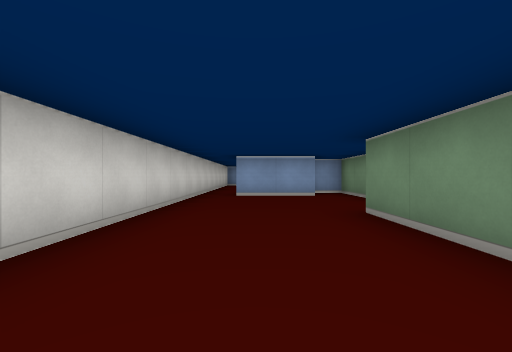
View 1 (above)

16 first-person views from a walk through a cub3D level. The camera is about half as high as the walls, looks level and sees 90° across. The floor is counted in squares. Each view is taken from the middle of a square. On the plan, view 1 faces up. The plan holds only what a view shows up to about 9 squares ahead; the rest is blank. The place goes on beyond the plan.

View 2
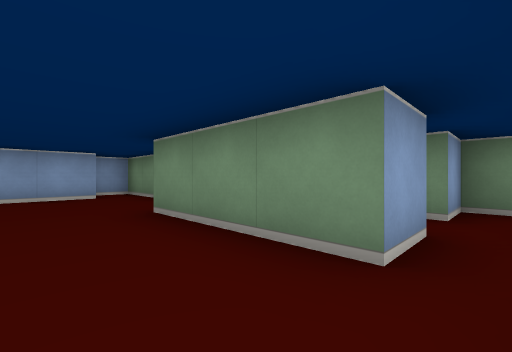

View 3
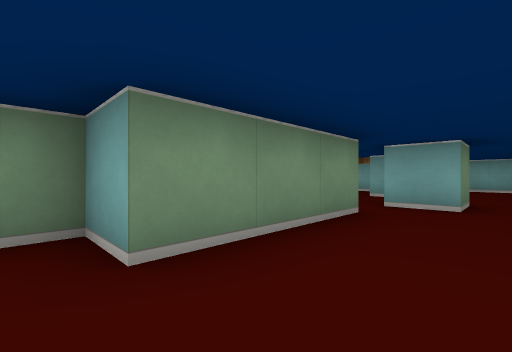

View 4
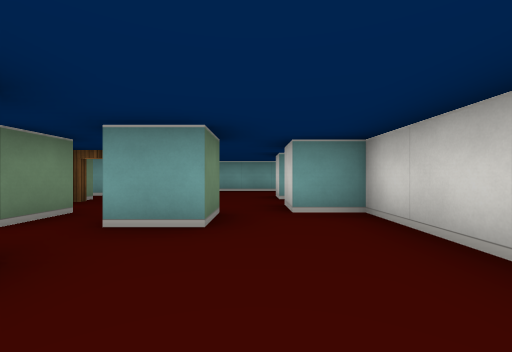

View 5
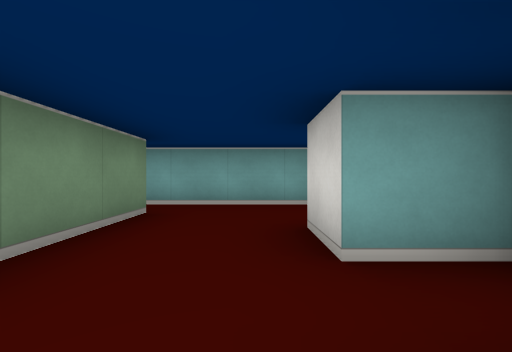

View 6
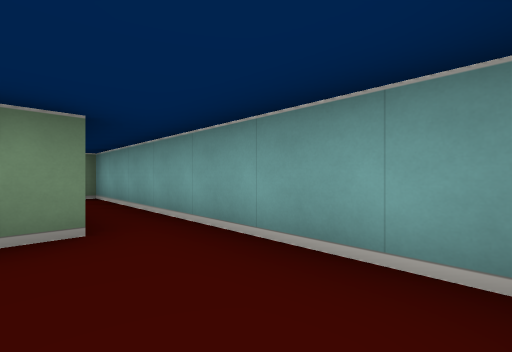

View 7
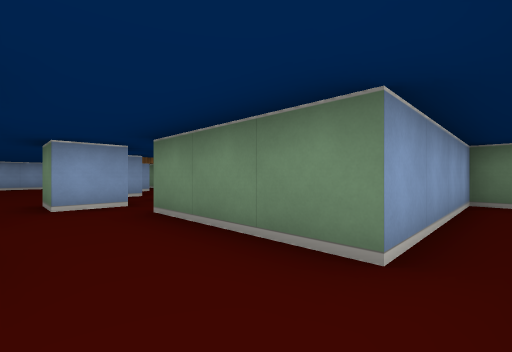

View 8
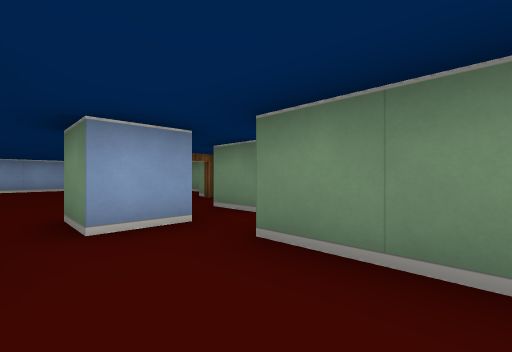

View 9
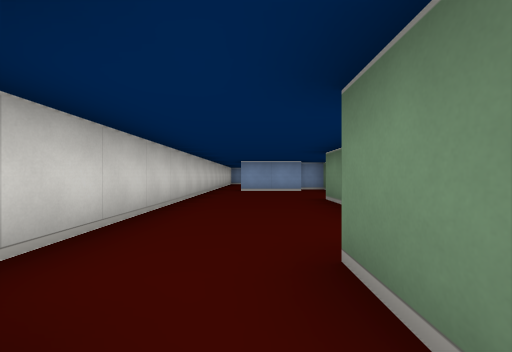

View 10
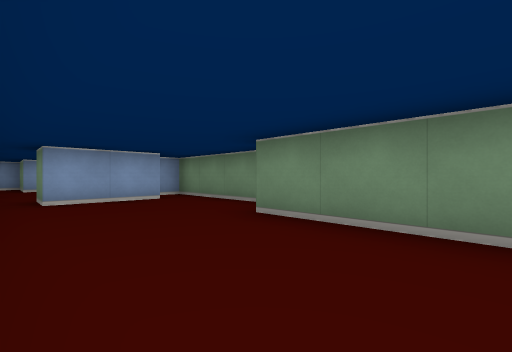

View 11
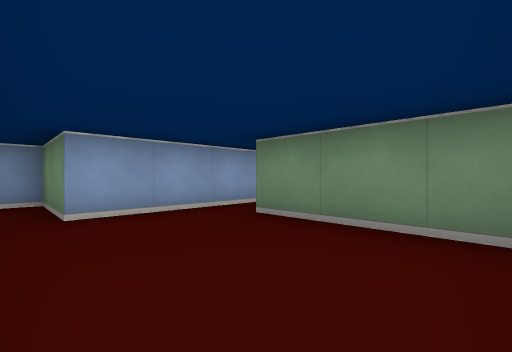

View 12
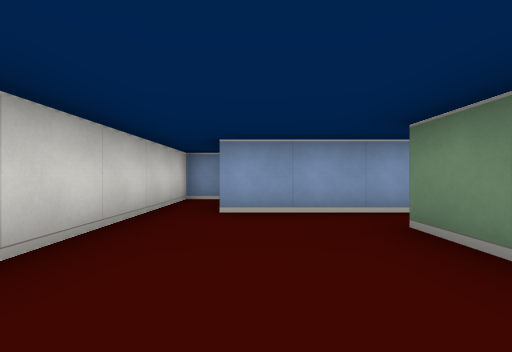

View 13
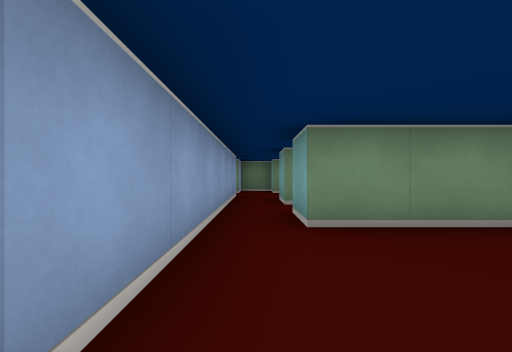

View 14
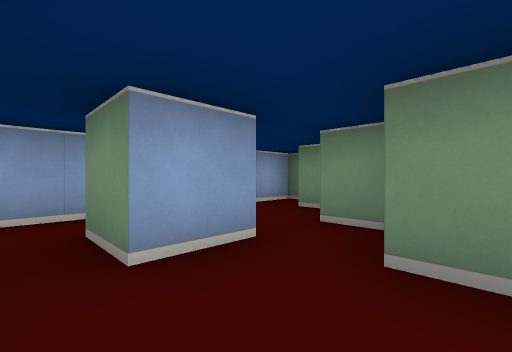

View 15
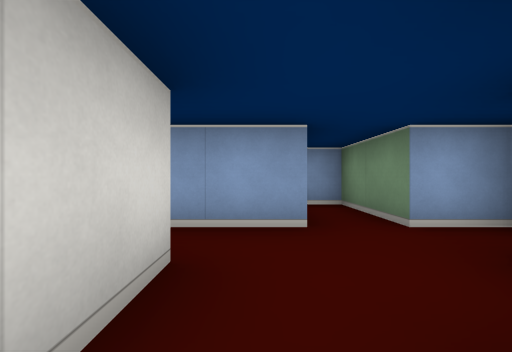

View 16
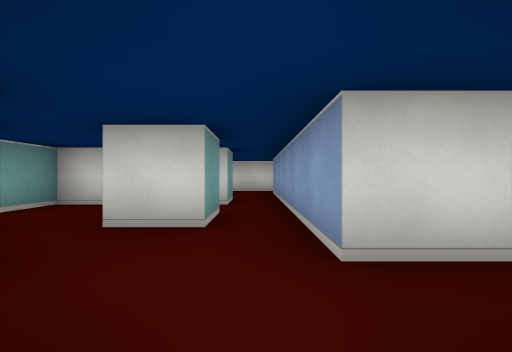

### Floor plan
Points are (right, up) in squares from view 1. A wall is a line through its corners. A room is listed if a view was taken in it or the views show most of it. See-through windows are left out.
Room 1 (views 1, 2, 3, 4, 5, 6, 7, 8, 9, 10)
walls: (1.5, -1.5) (0.5, -1.5) (0.5, -0.5) (1.5, -0.5); (2.6, 0.5) (1.5, 0.5) (1.5, 3.5) (2.5, 3.5) (2.5, 7.5) (1.6, 7.5); (2.5, -1.5) (2.5, -0.5); (-1.5, -3.5) (-0.5, -3.5) (-0.5, -4.5); (1.6, 6.5) (-0.5, 6.5); (-1, -6.5) (5.5, -6.5) (5.5, -5.5) (1.5, -5.5) (1.5, -2.5); (-1.5, 6.5) (-1.5, -1.5) (-0.5, -1.5) (-0.5, -2.5)
ways out: opening at (-1, 7) to room 2; opening at (3, 0); open door at (3, 1)
Room 2 (views 11, 12, 13)
walls: (1.5, 8) (1.5, 10.5) (2.5, 10.5); (2.5, 11.5) (-0.5, 11.5) (-0.5, 13.5) (-1.5, 13.5) (-1.5, 6.5); (-0.5, 6.5) (-0.5, 7.5)
ways out: opening at (-1, 7) to room 1; opening at (2, 11) to room 3
Room 3 (views 14, 15, 16)
walls: (4.5, 9.5) (3.5, 9.5) (3.5, 10.5) (4.5, 10.5) (4.5, 9.5); (5.5, 8.8) (5.5, 9.5); (6.5, 10) (6.5, 10.5); (6.9, 10.5) (7.5, 10.5) (7.5, 11.5) (6.5, 11.5) (6.5, 13.5) (5.9, 13.5); (4.5, 8) (4.5, 8.5); (5.5, 12.5) (5.5, 11.5) (2.5, 11.5); (2.5, 8.4) (2.5, 7.5) (3.5, 7.5)
ways out: opening at (2, 11) to room 2

Where each view was taken, in squares from view 1:
view 1: 0 up, 0 right, facing up
view 2: 0 up, 0 right, facing up-right
view 3: 4 up, 0 right, facing down-right
view 4: 2 up, 0 right, facing down
view 5: 2 down, 0 right, facing down
view 6: 5 down, 1 left, facing down-right
view 7: 6 down, 0 right, facing up-right
view 8: 4 down, 0 right, facing up-right
view 9: 2 down, 0 right, facing up
view 10: 1 up, 1 left, facing up-right
view 11: 8 up, 1 left, facing up-right
view 12: 8 up, 0 right, facing up
view 13: 11 up, 1 left, facing right
view 14: 8 up, 3 right, facing up-right
view 15: 9 up, 5 right, facing up
view 16: 11 up, 7 right, facing left
